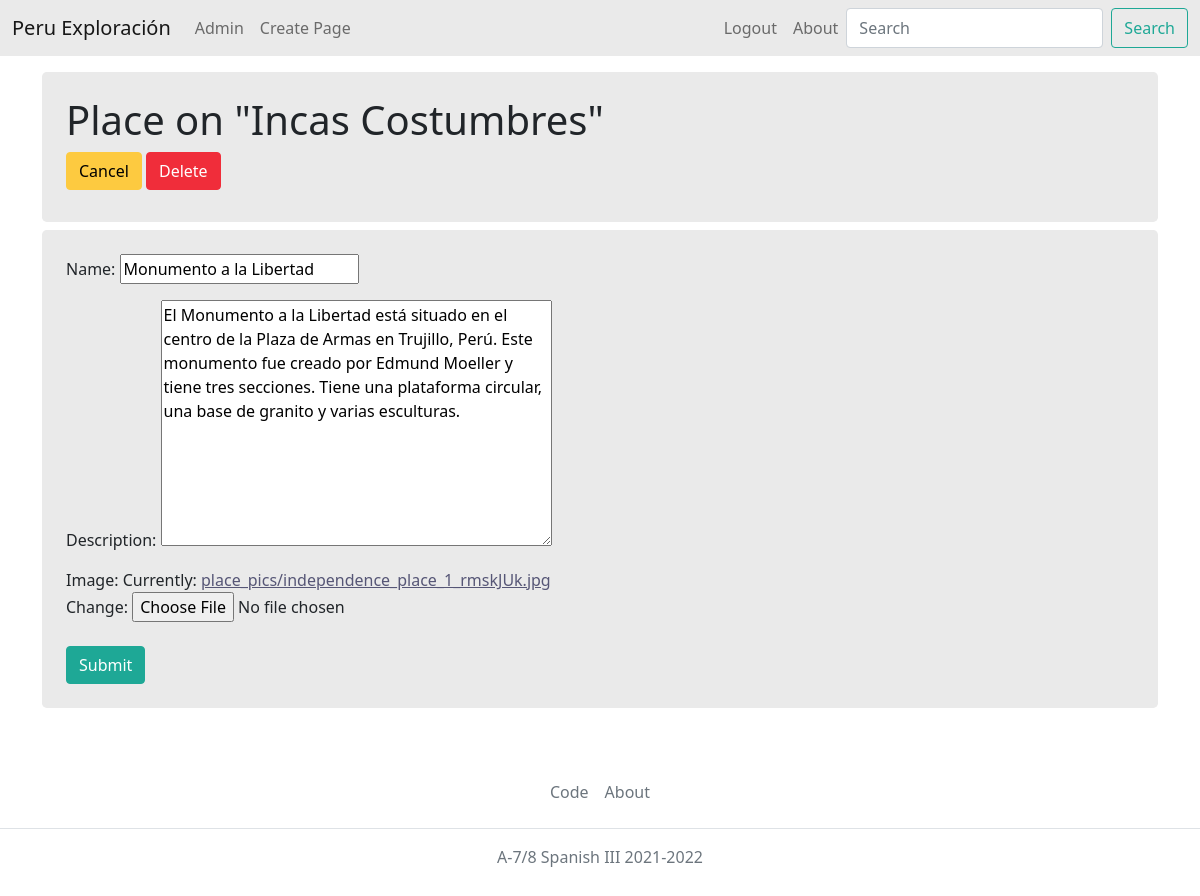
The page /core/update/place/10/page/10/ (signed in) on the database its author committed.
### core/models/page.py (models this page shows, shortened)
class Page(Model):
    map = ImageField(upload_to='section_pics')
    periods = ['Incas', 'Colonial', 'Monarquía del Perú', 'Independencia', 'Presente']
    tuple_periods = [(c, c) for c in periods]
    period = CharField(max_length=64, choices=tuple_periods)
    categories = ['Historia', 'Costumbres', 'Lugares']
    tuple_categories = [(c, c) for c in categories]
    category = CharField(max_length=64, choices=tuple_categories)

### core/models/place.py (models this page shows, shortened)
class Place(Model):
    name = CharField(max_length=64)
    description = TextField(max_length=8192)
    image = ImageField(upload_to='place_pics')
    likes = IntegerField(default=0)
    page = ForeignKey('Page', on_delete=CASCADE, related_name="places")

### core/views/place.py (the view)
# urls.py: path('update/place/<str:pk>/page/<str:page_pk>/', views.PlaceUpdateView.as_view(), name='place_update'),
class PlaceUpdateView(IsSuperuserMixin, UpdateView):
    login_url = 'core:user_login'
    fields = ['name', 'description', 'image']
    model = Place
    template_name = 'core/place/form.html'

### core/mixins.py (called while the page is built)
    def test_func(self) -> bool:
        return self.request.user.is_superuser

### core/templatetags/my_tags.py (called while the page is built)
@register.simple_tag
def get_page(pk: int) -> Page:
    return Page.objects.get(pk=pk)

### core/templates/core/place/form.html (shortened to what this page needs)
{% extends 'core/base/form.html' %}
{% load my_tags %}
{% block form_body %}
{% get_page view.kwargs.page_pk as page %}
<h1>Place on "{{page.period}} {{page.category}}"</h1>
<a href="{%url 'core:exploración' %}?period={{ page.period }}&category={{ page.category }}"><button class="btn btn-warning mb-2" type="button">Cancel</button></a>
{% if form.instance.pk %}
<a href="{%url 'core:place_delete' pk=form.instance.pk%}" class="btn btn-danger mb-2" type="button">Delete</a>
{% endif %}
{% endblock form_body %}

### core/templates/core/base/form.html (shortened to what this page needs)
{% extends 'core/base/base.html' %}
{% block base_body %}
<div class="p-4 mb-2 bg-light rounded-3">
{% block form_body %}
{% endblock form_body %}
</div>
<div class="p-4 bg-light rounded-3 mb-4">
    <form method="post" enctype='multipart/form-data'>
        {{ form.as_p }}
        <input type="submit", class='mt-2 btn btn-success', value='Submit'>
    </form>
</div>
{% endblock base_body %}

### rows shown on the page
Page: period "Incas", category "Costumbres"
Place: name "Monumento a la Libertad", description "El Monumento a la Libertad está situado en el centro de la Plaza de Armas en Trujillo, Perú. Este monumento fue creado por Edmund Moeller y tiene tres secciones. Tiene una plataforma circular, una base de granito y varias esculturas."
